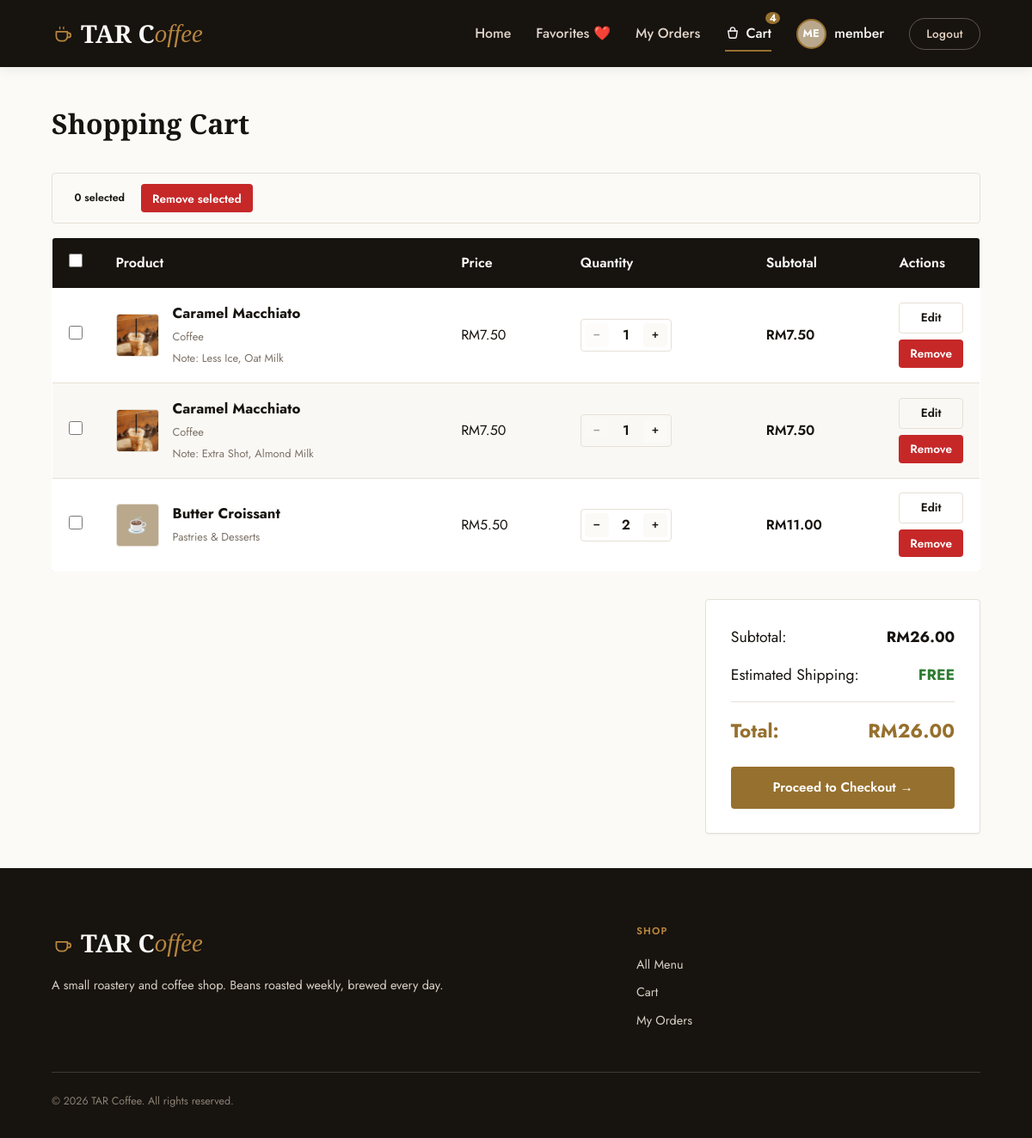
Screenshot of /cart.php (signed in) with the database file from the repository.
### tables this page shows
CREATE TABLE `users` (
  `id` INT AUTO_INCREMENT PRIMARY KEY,
  `username` VARCHAR(50) NOT NULL UNIQUE,
  `email` VARCHAR(100) NOT NULL UNIQUE,
  `password` VARCHAR(255) NOT NULL,
  `full_name` VARCHAR(100) NOT NULL,
  `phone` VARCHAR(20) DEFAULT NULL,
  `photo` VARCHAR(255) DEFAULT 'default_user.png',
  `role` ENUM('super_admin', 'admin', 'member') DEFAULT 'member',
  `status` ENUM('active', 'blocked') DEFAULT 'active',
  `failed_attempts` INT UNSIGNED NOT NULL DEFAULT 0,
  `locked_until` DATETIME DEFAULT NULL,
  `created_at` TIMESTAMP DEFAULT CURRENT_TIMESTAMP,
  INDEX `idx_users_status` (`status`)
);

CREATE TABLE `cart` (
  `id` INT AUTO_INCREMENT PRIMARY KEY,
  `user_id` INT NOT NULL,
  `product_id` INT NOT NULL,
  `quantity` INT NOT NULL DEFAULT 1,
  `customization` VARCHAR(255) NOT NULL DEFAULT '',
  `option_signature` VARCHAR(255) NOT NULL DEFAULT '',
  `options_summary` VARCHAR(500) NOT NULL DEFAULT '',
  `options_price_delta` DECIMAL(10, 2) NOT NULL DEFAULT 0.00,
  `created_at` TIMESTAMP DEFAULT CURRENT_TIMESTAMP,
  FOREIGN KEY (`user_id`) REFERENCES `users` (`id`) ON DELETE CASCADE,
  FOREIGN KEY (`product_id`) REFERENCES `products` (`id`) ON DELETE CASCADE,
  UNIQUE KEY `user_product_custom` (`user_id`, `product_id`, `customization`, `option_signature`)
);

CREATE TABLE `products` (
  `id` INT AUTO_INCREMENT PRIMARY KEY,
  `category_id` INT DEFAULT NULL,
  `name` VARCHAR(100) NOT NULL,
  `description` TEXT DEFAULT NULL,
  `price` DECIMAL(10, 2) NOT NULL,
  `stock` INT UNSIGNED DEFAULT 0,
  `status` ENUM('available', 'unavailable') NOT NULL DEFAULT 'available',
  `created_at` TIMESTAMP DEFAULT CURRENT_TIMESTAMP,
  FOREIGN KEY (`category_id`) REFERENCES `categories` (`id`) ON DELETE SET NULL,
  INDEX `idx_products_name` (`name`)
);

CREATE TABLE `categories` (
  `id` INT AUTO_INCREMENT PRIMARY KEY,
  `name` VARCHAR(50) NOT NULL UNIQUE,
  `description` TEXT DEFAULT NULL
);

### includes/auth.php (called while the page is built, shortened)
<?php
function is_logged_in() {
    return isset($_SESSION['user_id']);
}
function is_admin() {
    return is_logged_in() && in_array($_SESSION['user_role'] ?? '', ['admin', 'super_admin'], true);
}
function is_member() {
    return is_logged_in() && isset($_SESSION['user_role']) && $_SESSION['user_role'] === 'member';
}
function get_logged_in_user($pdo) {
    $stmt = $pdo->prepare("SELECT * FROM users WHERE id = ?");
    $stmt->execute([$_SESSION['user_id']]);
    $user = $stmt->fetch();
    return $user;
}
?>

### cart.php (the view, shortened to what this page needs)
<?php
require_once __DIR__ . '/includes/db.php';
require_once __DIR__ . '/includes/auth.php';
require_once __DIR__ . '/includes/header.php';
$user_id = $_SESSION['user_id'];
$stmt = $pdo->prepare("SELECT c.id as cart_id, c.quantity, c.customization, c.options_summary, c.options_price_delta, p.*, cat.name as category_name,
                       (p.price + c.options_price_delta) as unit_price,
                       (SELECT image_path FROM product_images WHERE product_id = p.id ORDER BY is_primary DESC, id ASC LIMIT 1) as primary_image
                       FROM cart c
                       JOIN products p ON c.product_id = p.id
                       LEFT JOIN categories cat ON p.category_id = cat.id
                       WHERE c.user_id = ?
                       ORDER BY c.created_at ASC");
$stmt->execute([$user_id]);
$cart_items = $stmt->fetchAll();
?>
<h1 class="page-title">Shopping Cart</h1>
<?php if (empty($cart_items)): ?>
    <div class="alert alert-info" style="text-align: center; padding: 3rem;">
        <div style="font-size: 4rem; margin-bottom: 1rem;">🛒</div>
        <p style="font-size: 1.2rem; margin-bottom: 1.5rem;">Your shopping cart is empty.</p>
        <a href="index.php" class="btn btn-accent">Browse Coffee Menu</a>
    </div>
<?php else: ?>
    <div class="bulk-bar is-hidden" id="cart-bulk-bar">
        <span class="badge" id="cart-bulk-count">0 selected</span>
        <button type="button" id="cart-bulk-remove" class="btn btn-sm btn-danger">Remove selected</button>
    </div>
    <div class="table-responsive">
        <table class="table">
            <thead>
                <tr>
                    <th class="col-check"><input type="checkbox" id="cart-select-all" title="Select all"></th>
                    <th>Product</th>
                    <th>Price</th>
                    <th>Quantity</th>
                    <th>Subtotal</th>
                    <th style="width: 100px;">Actions</th>
                </tr>
            </thead>
            <tbody>
                <?php
                $grand_total = 0;
                foreach ($cart_items as $item):
                    $subtotal = $item['unit_price'] * $item['quantity'];
                    $grand_total += $subtotal;
                ?>
                    <tr data-cart-row="<?= $item['cart_id'] ?>">
                        <td class="col-check"><input type="checkbox" class="cart-cb" name="ids[]" value="<?= $item['cart_id'] ?>"></td>
                        <td>
                            <div style="display: flex; align-items: center; gap: 1rem;">
                                <?php
                                $photo_path = 'uploads/products/' . $item['primary_image'];
                                if (!empty($item['primary_image']) && file_exists(__DIR__ . '/' . $photo_path)):
                                ?>
                                    <img src="<?= htmlspecialchars($photo_path) ?>" class="img-thumbnail" alt="<?= htmlspecialchars($item['name']) ?>">
                                <?php else: ?>
                                    <div class="img-thumbnail" style="background-color: var(--primary-light); color: white; display: flex; align-items: center; justify-content: center; font-size: 1.2rem;">☕</div>
                                <?php endif; ?>
                                <div>
                                    <h4 style="margin: 0; font-family: 'Jost', sans-serif; font-size: 1.05rem;">
                                        <a href="product_detail.php?id=<?= $item['id'] ?>"><?= htmlspecialchars($item['name']) ?></a>
                                    </h4>
                                    <span style="font-size: 0.8rem; color: var(--text-muted);"><?= htmlspecialchars($item['category_name'] ?? 'Uncategorized') ?></span>
                                    <?php if ($item['customization'] !== ''): ?>
                                        <br><span style="font-size: 0.8rem; color: var(--text-muted);">Note: <?= htmlspecialchars($item['customization']) ?></span>
                                    <?php endif; ?>
                                </div>
                            </div>
                        </td>
                        <td>RM<?= number_format($item['unit_price'], 2) ?></td>
                        <td>
                            <div class="qty-stepper" data-cart-id="<?= $item['cart_id'] ?>" data-stock="<?= $item['stock'] ?>">
                                <button type="button" class="qty-btn qty-decrease" title="Decrease quantity" <?= $item['quantity'] <= 1 ? 'disabled' : '' ?>>&minus;</button>
                                <span class="qty-value"><?= $item['quantity'] ?></span>
                                <button type="button" class="qty-btn qty-increase" title="Increase quantity" <?= $item['quantity'] >= $item['stock'] ? 'disabled' : '' ?>>+</button>
                            </div>
                        </td>
                        <td id="subtotal-<?= $item['cart_id'] ?>" style="font-weight: 600; color: var(--primary-dark);">RM<?= number_format($subtotal, 2) ?></td>
                        <td>
                            <div style="display: flex; flex-direction: column; gap: 0.4rem;">
                                <a href="product_detail.php?id=<?= $item['id'] ?>&edit_cart_id=<?= $item['cart_id'] ?>" class="btn btn-secondary btn-sm" title="Edit options / note">Edit</a>
                                <form action="cart.php" method="POST">
                                    <button type="submit" class="btn btn-danger btn-sm confirm-action" data-confirm-message="Remove '<?= htmlspecialchars($item['name']) ?>' from cart?">Remove</button>
                                </form>
                            </div>
                        </td>
                    </tr>
                <?php endforeach; ?>
            </tbody>
        </table>
    </div>
    <div class="cart-total-box">
        <div class="cart-total-line">
            <span>Subtotal:</span>
            <strong id="cart-subtotal-value">RM<?= number_format($grand_total, 2) ?></strong>
        </div>
        <div class="cart-total-line">
            <span>Estimated Shipping:</span>
            <strong style="color: var(--success);">FREE</strong>
        </div>
        <div class="cart-total-line final">
            <span>Total:</span>
            <span id="cart-total-value">RM<?= number_format($grand_total, 2) ?></span>
        </div>
        <a href="checkout.php" class="btn btn-accent btn-block" style="text-align: center;">Proceed to Checkout &rarr;</a>
    </div>
<?php endif; ?>
<?php
require_once __DIR__ . '/includes/footer.php';
?>

### includes/header.php (shortened to what this page needs)
<?php
$is_admin_dir = (strpos($_SERVER['SCRIPT_NAME'], '/admin/') !== false);
$base_path = $is_admin_dir ? '../' : './';
$current_page = basename($_SERVER['SCRIPT_NAME']);
function nav_active(string $page, bool $in_admin_dir, string $current_page, bool $is_admin_dir): string {
    return ($in_admin_dir === $is_admin_dir && $current_page === $page) ? ' active' : '';
}
$has_hero = ($current_page === 'index.php' && !$is_admin_dir);
require_once __DIR__ . '/db.php';
require_once __DIR__ . '/auth.php';
$current_user = null;
if (is_logged_in()) {
    $current_user = get_logged_in_user($pdo);
}
$cart_count = 0;
if (is_logged_in() && is_member() && isset($pdo)) {
    $stmt = $pdo->prepare("SELECT SUM(quantity) as total_qty FROM cart WHERE user_id = ?");
    $stmt->execute([$_SESSION['user_id']]);
    $cart_result = $stmt->fetch();
    $cart_count = intval($cart_result['total_qty'] ?? 0);
}
?>
<!DOCTYPE html>
<html lang="en">
<head>
    <link rel="stylesheet" href="<?= $base_path ?>assets/css/style.css?v=<?= @filemtime(__DIR__ . '/../assets/css/style.css') ?>">
</head>
<body>
<header id="site-header" class="<?= $has_hero ? 'nav-transparent' : '' ?>">
    <div class="nav-container">
        <div class="logo">
            <a href="<?= $base_path ?>index.php">
                <svg viewBox="0 0 24 24" fill="none" stroke="currentColor" stroke-width="1.6" stroke-linecap="round" stroke-linejoin="round"><path d="M6 10h11v5a5 5 0 0 1-5 5H10a5 5 0 0 1-5-5v-5z"/><path d="M17 11.5h1.2a2.3 2.3 0 0 1 0 4.6H17"/><path d="M9 5c-.5.8-.5 1.3 0 2.1M13 5c-.5.8-.5 1.3 0 2.1" stroke-width="1.2"/></svg>
                TAR C<em>offee</em>
            </a>
        </div>
        <nav>
            <ul class="nav-menu">
                <li class="nav-item"><a href="<?= $base_path ?>index.php" class="<?= trim(nav_active('index.php', false, $current_page, $is_admin_dir)) ?>">Home</a></li>
                <?php if (is_admin()): ?>
                    <li class="nav-item"><a href="<?= $base_path ?>admin/index.php" class="<?= trim(nav_active('index.php', true, $current_page, $is_admin_dir)) ?>">Dashboard</a></li>
                    <li class="nav-item"><a href="<?= $base_path ?>admin/categories.php" class="<?= trim(nav_active('categories.php', true, $current_page, $is_admin_dir)) ?>">Categories</a></li>
                    <li class="nav-item"><a href="<?= $base_path ?>admin/products.php" class="<?= trim(nav_active('products.php', true, $current_page, $is_admin_dir)) ?>">Products</a></li>
                    <li class="nav-item"><a href="<?= $base_path ?>admin/option_templates.php" class="<?= trim(nav_active('option_templates.php', true, $current_page, $is_admin_dir)) ?>">Option Templates</a></li>
                    <li class="nav-item"><a href="<?= $base_path ?>admin/vouchers.php" class="<?= trim(nav_active('vouchers.php', true, $current_page, $is_admin_dir)) ?>">Vouchers</a></li>
                    <li class="nav-item"><a href="<?= $base_path ?>admin/users.php" class="<?= trim(nav_active('users.php', true, $current_page, $is_admin_dir)) ?>">Users</a></li>
                    <li class="nav-item"><a href="<?= $base_path ?>admin/orders.php" class="<?= trim(nav_active('orders.php', true, $current_page, $is_admin_dir)) ?>">Orders</a></li>
                    <li class="nav-item"><a href="<?= $base_path ?>admin/reports.php" class="<?= trim(nav_active('reports.php', true, $current_page, $is_admin_dir)) ?>">Reports</a></li>
                <?php elseif (is_member()): ?>
                    <li class="nav-item"><a href="<?= $base_path ?>favorites.php" class="<?= trim(nav_active('favorites.php', false, $current_page, $is_admin_dir)) ?>">Favorites ❤️</a></li>
                    <li class="nav-item"><a href="<?= $base_path ?>orders.php" class="<?= trim(nav_active('orders.php', false, $current_page, $is_admin_dir)) ?>">My Orders</a></li>
                    <li class="nav-item">
                        <a href="<?= $base_path ?>cart.php" class="cart-link<?= nav_active('cart.php', false, $current_page, $is_admin_dir) ?>">
                            <svg viewBox="0 0 24 24" fill="none" stroke="currentColor" stroke-width="1.8" stroke-linecap="round" stroke-linejoin="round"><path d="M5 8h14l-1.4 9.2a2 2 0 0 1-2 1.8H8.4a2 2 0 0 1-2-1.8L5 8z"/><path d="M8.5 8V6a3.5 3.5 0 0 1 7 0v2"/></svg>
                            Cart
                            <?php if ($cart_count > 0): ?>
                                <span class="cart-count"><?= $cart_count ?></span>
                            <?php endif; ?>
                        </a>
                    </li>
                <?php endif; ?>
                <?php if (is_logged_in() && $current_user): ?>
                    <li class="nav-profile">
                        <?php
                        $avatar = !empty($current_user['photo']) ? $base_path . 'uploads/profiles/' . $current_user['photo'] : '';
                        if (!empty($current_user['photo']) && file_exists(__DIR__ . '/../uploads/profiles/' . $current_user['photo'])):
                        ?>
                            <img src="<?= $avatar ?>" class="nav-avatar" alt="Avatar">
                        <?php else: ?>
                            <div class="nav-avatar" style="background-color: var(--primary-light); color: white; display: flex; align-items: center; justify-content: center; font-size: 0.8rem; font-weight: 700; text-transform: uppercase;">
                                <?= substr($current_user['username'], 0, 2) ?>
                            </div>
                        <?php endif; ?>
                        <a href="<?= $base_path ?>profile.php" style="color: var(--bg-cream); font-weight: 500;">
                            <?= htmlspecialchars($current_user['username']) ?>
                        </a>
                    </li>
                    <li class="nav-item"><a href="<?= $base_path ?>logout.php" class="nav-btn nav-btn-ghost">Logout</a></li>
                <?php else: ?>
                    <li class="nav-item"><a href="<?= $base_path ?>login.php">Login</a></li>
                    <li class="nav-item"><a href="<?= $base_path ?>register.php" class="nav-btn">Register</a></li>
                <?php endif; ?>
            </ul>
        </nav>
    </div>
</header>
<main>

### rows the page displays
users: username "ME", username "member"
cart: product.name "Caramel Macchiato", categories.name "Coffee", customization "Less Ice, Oat Milk", unit_price "7.50", quantity "1", subtotal "7.50"
cart: product.name "Caramel Macchiato", categories.name "Coffee", customization "Extra Shot, Almond Milk", unit_price "7.50", quantity "1", subtotal "7.50"
cart: product.name "Butter Croissant", categories.name "Pastries & Desserts", unit_price "5.50", quantity "2", subtotal "11.00"

### other values shown
$cart_count "4"
$grand_total "26.00"
